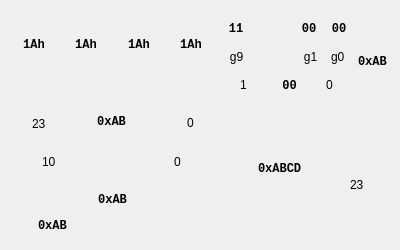
<?xml version="1.0" encoding="UTF-8"?>
<ui version="4.0">
 <class>CMooreFourStateSelect</class>
 <widget class="QWidget" name="CMooreFourStateSelect">
  <property name="geometry">
   <rect>
    <x>0</x>
    <y>0</y>
    <width>400</width>
    <height>250</height>
   </rect>
  </property>
  <property name="sizePolicy">
   <sizepolicy hsizetype="Fixed" vsizetype="Fixed">
    <horstretch>0</horstretch>
    <verstretch>0</verstretch>
   </sizepolicy>
  </property>
  <property name="minimumSize">
   <size>
    <width>400</width>
    <height>0</height>
   </size>
  </property>
  <property name="maximumSize">
   <size>
    <width>400</width>
    <height>250</height>
   </size>
  </property>
  <property name="windowTitle">
   <string notr="true">Form</string>
  </property>
  <widget class="QWidget" name="widget" native="true">
   <property name="geometry">
    <rect>
     <x>0</x>
     <y>0</y>
     <width>400</width>
     <height>250</height>
    </rect>
   </property>
   <property name="styleSheet">
    <string notr="true">border-image: url(:/common/moore2.png);
</string>
   </property>
   <widget class="QLabel" name="mRgMsbNoHint">
    <property name="geometry">
     <rect>
      <x>42</x>
      <y>157</y>
      <width>30</width>
      <height>10</height>
     </rect>
    </property>
    <property name="styleSheet">
     <string notr="true">border-image:none;</string>
    </property>
    <property name="text">
     <string notr="true">10</string>
    </property>
   </widget>
   <widget class="QLabel" name="mLabelHint_1">
    <property name="geometry">
     <rect>
      <x>174</x>
      <y>157</y>
      <width>46</width>
      <height>10</height>
     </rect>
    </property>
    <property name="styleSheet">
     <string notr="true">border-image:none;</string>
    </property>
    <property name="text">
     <string notr="true">0</string>
    </property>
   </widget>
   <widget class="QLabel" name="mLabelHint_2">
    <property name="geometry">
     <rect>
      <x>187</x>
      <y>118</y>
      <width>46</width>
      <height>10</height>
     </rect>
    </property>
    <property name="styleSheet">
     <string notr="true">border-image:none;</string>
    </property>
    <property name="text">
     <string notr="true">0</string>
    </property>
   </widget>
   <widget class="QLabel" name="mMs2MsbHint">
    <property name="geometry">
     <rect>
      <x>32</x>
      <y>119</y>
      <width>46</width>
      <height>10</height>
     </rect>
    </property>
    <property name="styleSheet">
     <string notr="true">border-image:none;</string>
    </property>
    <property name="text">
     <string notr="true">23</string>
    </property>
   </widget>
   <widget class="QLabel" name="mLabelHint_3">
    <property name="geometry">
     <rect>
      <x>326</x>
      <y>80</y>
      <width>46</width>
      <height>10</height>
     </rect>
    </property>
    <property name="styleSheet">
     <string notr="true">border-image:none;</string>
    </property>
    <property name="text">
     <string notr="true">0</string>
    </property>
   </widget>
   <widget class="QLabel" name="mLabelHint_6">
    <property name="geometry">
     <rect>
      <x>240</x>
      <y>80</y>
      <width>46</width>
      <height>10</height>
     </rect>
    </property>
    <property name="styleSheet">
     <string notr="true">border-image:none;</string>
    </property>
    <property name="text">
     <string notr="true">1</string>
    </property>
   </widget>
   <widget class="QLabel" name="mLabelHint_4">
    <property name="geometry">
     <rect>
      <x>331</x>
      <y>47</y>
      <width>31</width>
      <height>20</height>
     </rect>
    </property>
    <property name="styleSheet">
     <string notr="true">border-image:none;</string>
    </property>
    <property name="text">
     <string notr="true">g0</string>
    </property>
   </widget>
   <widget class="QLabel" name="mLabelHint_5">
    <property name="geometry">
     <rect>
      <x>300</x>
      <y>47</y>
      <width>21</width>
      <height>20</height>
     </rect>
    </property>
    <property name="styleSheet">
     <string notr="true">border-image:none;</string>
    </property>
    <property name="text">
     <string notr="true">g1</string>
    </property>
    <property name="alignment">
     <set>Qt::AlignCenter</set>
    </property>
   </widget>
   <widget class="QLabel" name="mMs1MsbHint">
    <property name="geometry">
     <rect>
      <x>226</x>
      <y>47</y>
      <width>21</width>
      <height>20</height>
     </rect>
    </property>
    <property name="styleSheet">
     <string notr="true">border-image:none;</string>
    </property>
    <property name="text">
     <string notr="true">g9</string>
    </property>
    <property name="alignment">
     <set>Qt::AlignCenter</set>
    </property>
   </widget>
   <widget class="QLabel" name="mYDimHint">
    <property name="geometry">
     <rect>
      <x>350</x>
      <y>180</y>
      <width>46</width>
      <height>10</height>
     </rect>
    </property>
    <property name="styleSheet">
     <string notr="true">border-image:none;</string>
    </property>
    <property name="text">
     <string notr="true">23</string>
    </property>
   </widget>
   <widget class="QLabel" name="mRgVal">
    <property name="geometry">
     <rect>
      <x>62</x>
      <y>190</y>
      <width>101</width>
      <height>20</height>
     </rect>
    </property>
    <property name="font">
     <font>
      <family>Courier New</family>
      <pointsize>9</pointsize>
      <weight>75</weight>
      <bold>true</bold>
     </font>
    </property>
    <property name="styleSheet">
     <string notr="true">border-image:none;</string>
    </property>
    <property name="text">
     <string notr="true">0xAB</string>
    </property>
    <property name="alignment">
     <set>Qt::AlignCenter</set>
    </property>
   </widget>
   <widget class="QLabel" name="mYVal">
    <property name="geometry">
     <rect>
      <x>258</x>
      <y>159</y>
      <width>61</width>
      <height>20</height>
     </rect>
    </property>
    <property name="font">
     <font>
      <family>Courier New</family>
      <pointsize>9</pointsize>
      <weight>75</weight>
      <bold>true</bold>
     </font>
    </property>
    <property name="styleSheet">
     <string notr="true">border-image:none;</string>
    </property>
    <property name="text">
     <string notr="true">0xABCD</string>
    </property>
   </widget>
   <widget class="QLabel" name="mMs1Val">
    <property name="geometry">
     <rect>
      <x>269</x>
      <y>76</y>
      <width>41</width>
      <height>20</height>
     </rect>
    </property>
    <property name="font">
     <font>
      <family>Courier New</family>
      <pointsize>9</pointsize>
      <weight>75</weight>
      <bold>true</bold>
     </font>
    </property>
    <property name="styleSheet">
     <string notr="true">border-image:none;</string>
    </property>
    <property name="text">
     <string notr="true">00</string>
    </property>
    <property name="alignment">
     <set>Qt::AlignCenter</set>
    </property>
   </widget>
   <widget class="QLabel" name="mMs2SVal">
    <property name="geometry">
     <rect>
      <x>81</x>
      <y>112</y>
      <width>61</width>
      <height>20</height>
     </rect>
    </property>
    <property name="font">
     <font>
      <family>Courier New</family>
      <pointsize>9</pointsize>
      <weight>75</weight>
      <bold>true</bold>
     </font>
    </property>
    <property name="styleSheet">
     <string notr="true">border-image:none;</string>
    </property>
    <property name="text">
     <string notr="true">0xAB</string>
    </property>
    <property name="alignment">
     <set>Qt::AlignCenter</set>
    </property>
   </widget>
   <widget class="QLabel" name="mMS1P0Val">
    <property name="geometry">
     <rect>
      <x>329</x>
      <y>21</y>
      <width>20</width>
      <height>16</height>
     </rect>
    </property>
    <property name="font">
     <font>
      <family>Courier New</family>
      <pointsize>9</pointsize>
      <weight>75</weight>
      <bold>true</bold>
     </font>
    </property>
    <property name="styleSheet">
     <string notr="true">border-image:none;</string>
    </property>
    <property name="text">
     <string notr="true">00</string>
    </property>
    <property name="alignment">
     <set>Qt::AlignCenter</set>
    </property>
   </widget>
   <widget class="QLabel" name="mMS1P1Val">
    <property name="geometry">
     <rect>
      <x>299</x>
      <y>21</y>
      <width>20</width>
      <height>16</height>
     </rect>
    </property>
    <property name="font">
     <font>
      <family>Courier New</family>
      <pointsize>9</pointsize>
      <weight>75</weight>
      <bold>true</bold>
     </font>
    </property>
    <property name="styleSheet">
     <string notr="true">border-image:none;</string>
    </property>
    <property name="text">
     <string notr="true">00</string>
    </property>
    <property name="alignment">
     <set>Qt::AlignCenter</set>
    </property>
   </widget>
   <widget class="QLabel" name="mMS1PnVal">
    <property name="geometry">
     <rect>
      <x>226</x>
      <y>21</y>
      <width>20</width>
      <height>16</height>
     </rect>
    </property>
    <property name="font">
     <font>
      <family>Courier New</family>
      <pointsize>9</pointsize>
      <weight>75</weight>
      <bold>true</bold>
     </font>
    </property>
    <property name="styleSheet">
     <string notr="true">border-image:none;</string>
    </property>
    <property name="text">
     <string notr="true">11</string>
    </property>
    <property name="alignment">
     <set>Qt::AlignCenter</set>
    </property>
   </widget>
   <widget class="QLabel" name="mMS2S3Val">
    <property name="geometry">
     <rect>
      <x>171</x>
      <y>37</y>
      <width>40</width>
      <height>16</height>
     </rect>
    </property>
    <property name="font">
     <font>
      <family>Courier New</family>
      <pointsize>9</pointsize>
      <weight>75</weight>
      <bold>true</bold>
     </font>
    </property>
    <property name="styleSheet">
     <string notr="true">border-image:none;</string>
    </property>
    <property name="text">
     <string notr="true">1Ah</string>
    </property>
    <property name="alignment">
     <set>Qt::AlignCenter</set>
    </property>
   </widget>
   <widget class="QLabel" name="mMS2S2Val">
    <property name="geometry">
     <rect>
      <x>119</x>
      <y>37</y>
      <width>40</width>
      <height>16</height>
     </rect>
    </property>
    <property name="font">
     <font>
      <family>Courier New</family>
      <pointsize>9</pointsize>
      <weight>75</weight>
      <bold>true</bold>
     </font>
    </property>
    <property name="styleSheet">
     <string notr="true">border-image:none;</string>
    </property>
    <property name="text">
     <string notr="true">1Ah</string>
    </property>
    <property name="alignment">
     <set>Qt::AlignCenter</set>
    </property>
   </widget>
   <widget class="QLabel" name="mMS2S1Val">
    <property name="geometry">
     <rect>
      <x>66</x>
      <y>37</y>
      <width>40</width>
      <height>16</height>
     </rect>
    </property>
    <property name="font">
     <font>
      <family>Courier New</family>
      <pointsize>9</pointsize>
      <weight>75</weight>
      <bold>true</bold>
     </font>
    </property>
    <property name="styleSheet">
     <string notr="true">border-image:none;</string>
    </property>
    <property name="text">
     <string notr="true">1Ah</string>
    </property>
    <property name="alignment">
     <set>Qt::AlignCenter</set>
    </property>
   </widget>
   <widget class="QLabel" name="mMS2S0Val">
    <property name="geometry">
     <rect>
      <x>14</x>
      <y>37</y>
      <width>40</width>
      <height>16</height>
     </rect>
    </property>
    <property name="font">
     <font>
      <family>Courier New</family>
      <pointsize>9</pointsize>
      <weight>75</weight>
      <bold>true</bold>
     </font>
    </property>
    <property name="styleSheet">
     <string notr="true">border-image:none;</string>
    </property>
    <property name="text">
     <string notr="true">1Ah</string>
    </property>
    <property name="alignment">
     <set>Qt::AlignCenter</set>
    </property>
   </widget>
   <widget class="QLabel" name="mSVal">
    <property name="geometry">
     <rect>
      <x>38</x>
      <y>216</y>
      <width>40</width>
      <height>20</height>
     </rect>
    </property>
    <property name="font">
     <font>
      <family>Courier New</family>
      <pointsize>9</pointsize>
      <weight>75</weight>
      <bold>true</bold>
     </font>
    </property>
    <property name="styleSheet">
     <string notr="true">border-image:none;</string>
    </property>
    <property name="text">
     <string notr="true">0xAB</string>
    </property>
   </widget>
   <widget class="QLabel" name="mMs1SelVal">
    <property name="geometry">
     <rect>
      <x>358</x>
      <y>52</y>
      <width>70</width>
      <height>20</height>
     </rect>
    </property>
    <property name="font">
     <font>
      <family>Courier New</family>
      <pointsize>9</pointsize>
      <weight>75</weight>
      <bold>true</bold>
     </font>
    </property>
    <property name="styleSheet">
     <string notr="true">border-image:none;</string>
    </property>
    <property name="text">
     <string notr="true">0xAB</string>
    </property>
   </widget>
  </widget>
 </widget>
 <resources/>
 <connections/>
</ui>
